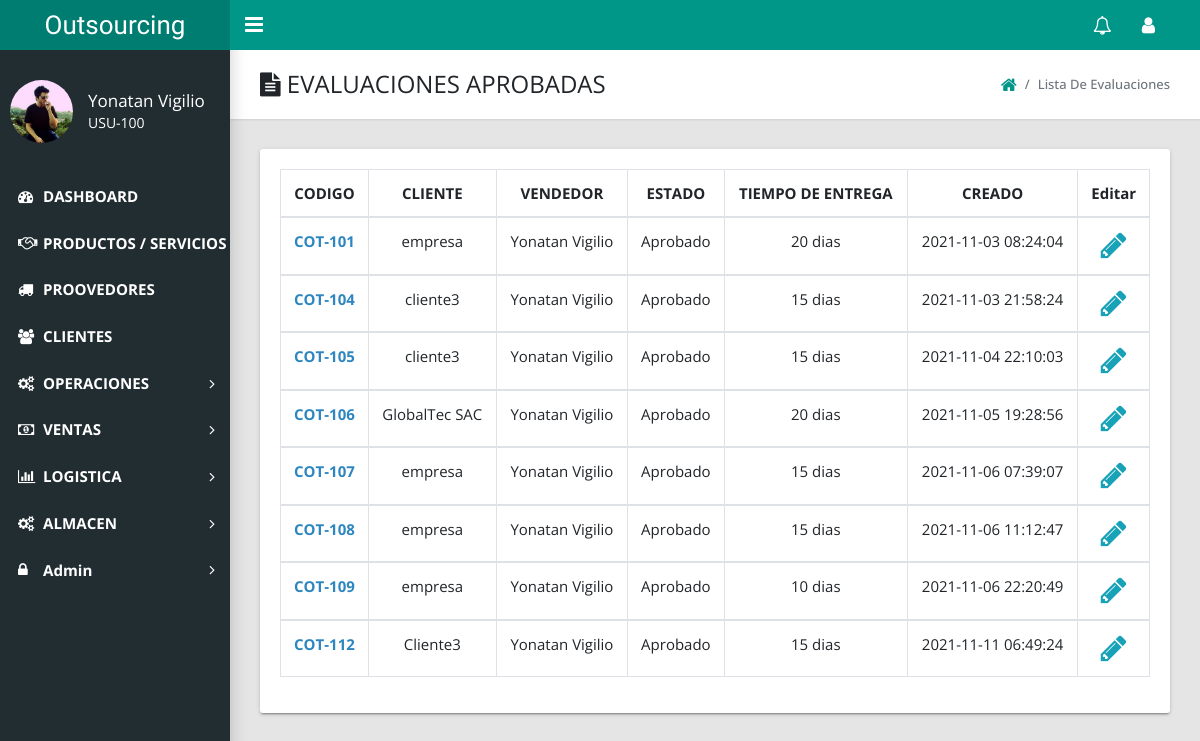
/admin/index.php?action=lista_operaciones (signed in), run on the app's committed database.
### tables this page shows
CREATE TABLE `cotizacion` (
  `cot_id` int(11) NOT NULL,
  `cot_codigo` varchar(20) NOT NULL,
  `cot_cliente` varchar(50) NOT NULL,
  `cot_asignado` varchar(50) NOT NULL,
  `cot_estado` varchar(50) NOT NULL,
  `cot_pago` varchar(20) NOT NULL,
  `cot_moneda` varchar(20) NOT NULL,
  `cot_entrega` varchar(20) NOT NULL,
  `cot_expira` varchar(20) NOT NULL,
  `cot_direccion` varchar(100) NOT NULL,
  `cot_condicion` text NOT NULL,
  `cot_pie` varchar(50) NOT NULL,
  `cot_fecha` datetime NOT NULL DEFAULT current_timestamp()
);

### admin/includes/operaciones/lista_op.php (the view, shortened to what this page needs)
<link href="styles/main.css" type="text/css" rel="stylesheet">
<link href="styles/ver.css" type="text/css" rel="stylesheet">
<?php if($_SESSION['role'] != 7 AND $_SESSION['role'] != 17 AND $_SESSION['role'] != 5 ){
echo "<script>alert('No puedes acceder acá ')</script>";
echo "<script>window.open('index.php?logged_in=Logueaste%20correctamente!','_self')</script>";
}else{ ?>
    <main class="app-content">
      <div class="app-title">
        <div>
          <h1><i class="fa fa-file-text"></i> EVALUACIONES APROBADAS</h1>
        </div>
        <ul class="app-breadcrumb breadcrumb side">
          <li class="breadcrumb-item"><a href="index.php?logged_in=Logueaste%20correctamente!"><i class="fa fa-home fa-lg"></i></a></li>
          <li class="breadcrumb-item active">Lista de Evaluaciones</li>
        </ul>
      </div>
      <div class="row" style="font-size: 15px;">
        <div class="col-md-12">
          <div class="tile">
            <div class="tile-body">
              <form action="" method="post" enctype="multipart/form-data" >
              <div class="table-responsive">
              <table class="table table-hover table-bordered">
                  <thead align="center">
                    <tr>
                      <th>CODIGO</th>
                      <th>CLIENTE</th>
                      <th>VENDEDOR</th>
                      <th>ESTADO</th>
                      <th>TIEMPO DE ENTREGA</th>
                      <th>CREADO</th>
                      <th>Editar</th>
                    </tr>
                  </thead>
                  <?php
                  $estado = 'Aprobado';
                  $all_cot = mysqli_query($conexion,"select * from cotizacion where cot_estado = '$estado' order by cot_id ");
                  $i = 1;
                  while($row=mysqli_fetch_array($all_cot)){
                    ?>
                    <tbody align="center">
                      <tr>
                       <td  ><a href="index.php?action=view_cotizacion_id&cot_codigo=<?php echo $row['cot_codigo'];?>"style="color:#2E86C1; font-weight: bold;"><?php echo $row['cot_codigo']; ?></a></td>
                       <td><?php echo $row['cot_cliente']; ?></td>
                       <td><?php echo $row['cot_asignado']; ?></td>
                       <td><?php echo $row['cot_estado']; ?></td>
                       <td><?php echo $row['cot_entrega']; ?></td>
                       <td><?php echo $row['cot_fecha']; ?></td>
                           <td class="delete"><a href="index.php?action=edit_cotizacion2&ruc=<?php echo $row['cot_codigo']; ?>" ><i class="fa fa-pencil fa-2x" aria-hidden="true"></i></a></td>
                      </tr>
                    </tbody>
                    <?php $i++;}  ?>
                  </table>
                </div>
              </form>
            </div>
          </div>
        </div>
      </div>
 </main>
<?php } ?>

### admin/cabeza.php (shortened to what this page needs)
<!DOCTYPE html>
<html lang="en">
  <head>
    <link  rel="stylesheet" href="js/jquery-ui.css">
    <link rel="stylesheet" type="text/css" href="styles/main.css">
   <link rel="stylesheet" type="text/css" href="styles/ver.css">
    <link rel="stylesheet" type="text/css" href="https://maxcdn.bootstrapcdn.com/font-awesome/4.7.0/css/font-awesome.min.css">
  </head>
  <body class="app sidebar-mini" style="font-family: 'Open Sans', sans-serif;">
    <header class="app-header"><a class="app-header__logo" href="#">Outsourcing</a>
      <a class="app-sidebar__toggle" href="#" data-toggle="sidebar" aria-label="Hide Sidebar"></a>
      <ul class="app-nav">
        <li class="dropdown"><a class="app-nav__item" href="#" data-toggle="dropdown" aria-label="Show notifications"><i class="fa fa-bell-o fa-lg"></i></a>
        </li>
        <li class="dropdown"><a class="app-nav__item" href="#" data-toggle="dropdown" aria-label="Open Profile Menu"><i class="fa fa-user fa-lg"></i></a>
        </li>
      </ul>
    </header>
    <aside class="app-sidebar">
      <div class="app-sidebar__user"><img class="app-sidebar__user-avatar" src="usuarios_fotos/<?php echo $_SESSION['foto'];?>" alt="User Image" style="width: 30%;">
        <div>
          <p class="app-sidebar__user-name"><?php echo $_SESSION['name']; ?></p>
          <p class="app-sidebar__user-designation"><?php echo $_SESSION['cod_user']; ?></p>
        </div>
      </div>
      <ul class="app-menu" style="font-weight: bold;">
        <li><a class="app-menu__item " href="index.php"><i class="app-menu__icon fa fa-dashboard"></i><span class="app-menu__label">DASHBOARD</span></a></li>
        <li><a class="app-menu__item" href="index.php?action=view_serv" ><i class="app-menu__icon fa fa-handshake-o"></i><span class="app-menu__label">PRODUCTOS / SERVICIOS</span></a>
        </li>
        <li><a class="app-menu__item" href="index.php?action=view_proovedor" ><i class="app-menu__icon fa fa-truck"></i><span class="app-menu__label">PROOVEDORES</span></a>
        </li>
        <li><a class="app-menu__item" href="index.php?action=view_clientes" ><i class="app-menu__icon fa fa-users"></i><span class="app-menu__label">CLIENTES</span></a>
        </li>
         <li class="treeview"><a class="app-menu__item" href="#" data-toggle="treeview"><i class="app-menu__icon fa fa-cogs"></i>
          <span class="app-menu__label">OPERACIONES</span>
          <i class="treeview-indicator fa fa-angle-right"></i></a>
        </li>
        <li class="treeview"><a class="app-menu__item" href="#" data-toggle="treeview"><i class="app-menu__icon fa fa-money"></i>
          <span class="app-menu__label">VENTAS</span>
          <i class="treeview-indicator fa fa-angle-right"></i></a>
        </li>
         <li class="treeview"><a class="app-menu__item" href="#" data-toggle="treeview"><i class="app-menu__icon fa fa-bar-chart"></i>
          <span class="app-menu__label">LOGISTICA</span>
          <i class="treeview-indicator fa fa-angle-right"></i></a>
        </li>
        <li class="treeview"><a class="app-menu__item" href="#" data-toggle="treeview"><i class="app-menu__icon fa fa-cogs"></i>
          <span class="app-menu__label">ALMACEN</span>
          <i class="treeview-indicator fa fa-angle-right"></i></a>
       <?php if($_SESSION['role'] == 5){ ?>
        <li class="treeview"><a class="app-menu__item" href="#" data-toggle="treeview"><i class="app-menu__icon fa fa-lock"></i><span class="app-menu__label">Admin</span><i class="treeview-indicator fa fa-angle-right"></i></a>
        </li>
        <?php }
       ?>
     </ul>
    </aside>

### admin/index.php (shortened to what this page needs)
<?php include('cabeza.php')?>
    <div class="content">
     <div class="content_box">
     <?php
     if(isset($_GET['action'])){
      $action = $_GET['action'];
     }else{
      $action ='';
     }
     switch($action){
    case 'lista_operaciones';
    include 'includes/operaciones/lista_op.php';
    break;
     }
     ?>
<?php include('pie.php'); ?>

### admin/pie.php (shortened to what this page needs)
      </div>
   </div>
  </body>
</html>

### admin/styles/ver.css (style rules this page uses)
.fa-pencil { color: #17a2b8; }

### data on the page
cotizacion: cot_codigo "COT-101", cot_cliente "empresa", cot_asignado "Yonatan Vigilio", cot_estado "Aprobado", cot_entrega "20 dias", cot_fecha "2021-11-03 08:24:04"
cotizacion: cot_codigo "COT-104", cot_cliente "cliente3", cot_asignado "Yonatan Vigilio", cot_estado "Aprobado", cot_entrega "15 dias", cot_fecha "2021-11-03 21:58:24"
cotizacion: cot_codigo "COT-105", cot_cliente "cliente3", cot_asignado "Yonatan Vigilio", cot_estado "Aprobado", cot_entrega "15 dias", cot_fecha "2021-11-04 22:10:03"
cotizacion: cot_codigo "COT-106", cot_cliente "GlobalTec SAC", cot_asignado "Yonatan Vigilio", cot_estado "Aprobado", cot_entrega "20 dias", cot_fecha "2021-11-05 19:28:56"
cotizacion: cot_codigo "COT-107", cot_cliente "empresa", cot_asignado "Yonatan Vigilio", cot_estado "Aprobado", cot_entrega "15 dias", cot_fecha "2021-11-06 07:39:07"
cotizacion: cot_codigo "COT-108", cot_cliente "empresa", cot_asignado "Yonatan Vigilio", cot_estado "Aprobado", cot_entrega "15 dias", cot_fecha "2021-11-06 11:12:47"
cotizacion: cot_codigo "COT-109", cot_cliente "empresa", cot_asignado "Yonatan Vigilio", cot_estado "Aprobado", cot_entrega "10 dias", cot_fecha "2021-11-06 22:20:49"
cotizacion: cot_codigo "COT-112", cot_cliente "Cliente3", cot_asignado "Yonatan Vigilio", cot_estado "Aprobado", cot_entrega "15 dias", cot_fecha "2021-11-11 06:49:24"

### other printed values
$_SESSION['name'] "Yonatan Vigilio"
$_SESSION['cod_user'] "USU-100"
